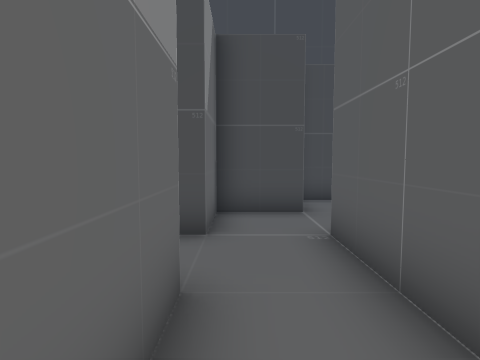
View 1 (above)

17 first-person views from a walk through a 3-D level made in the Unity game engine. The camera is 1.2 m above the floor, tilts 4° down and sees 80° across. The floor is counted in squares, 1 m on a side. Each view is taken from the middle of a square. On the plan, view 1 faces up. The plan holds only what a view shows up to about 13 squares ahead; the rest is blank. The place goes on beyond the plan. The player character is not drawn.

View 2
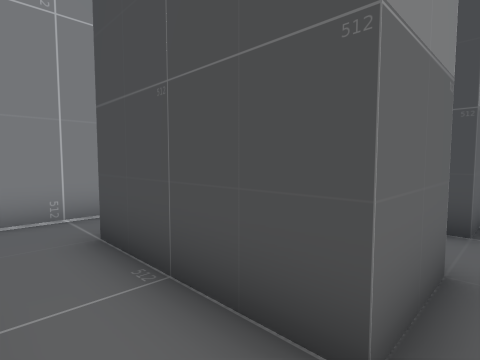

View 3
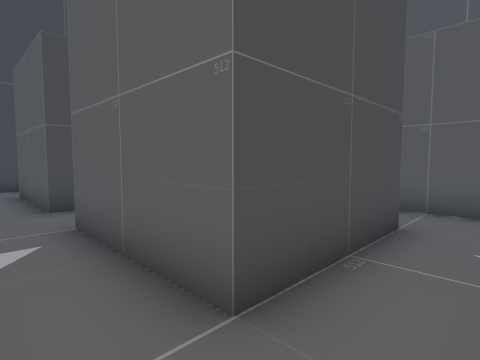

View 4
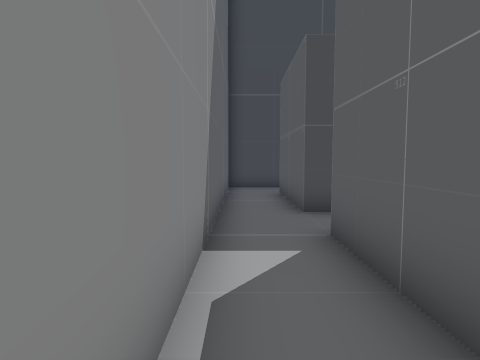

View 5
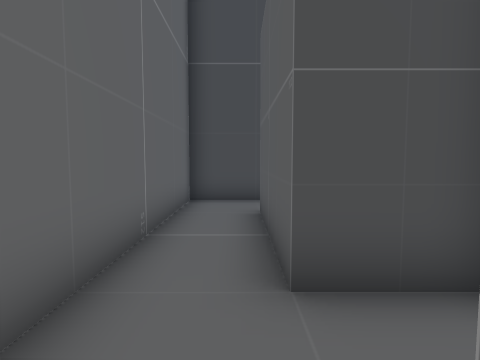

View 6
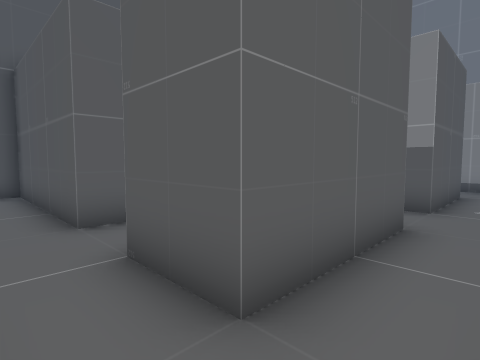

View 7
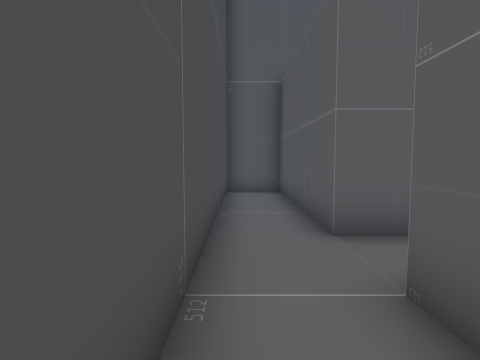

View 8
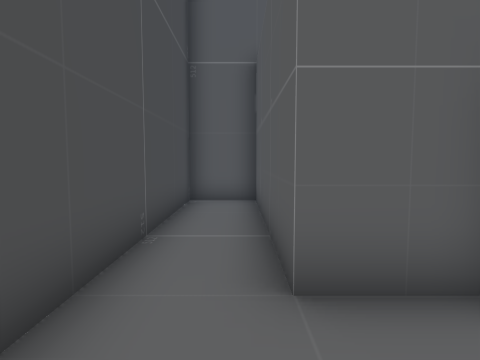

View 9
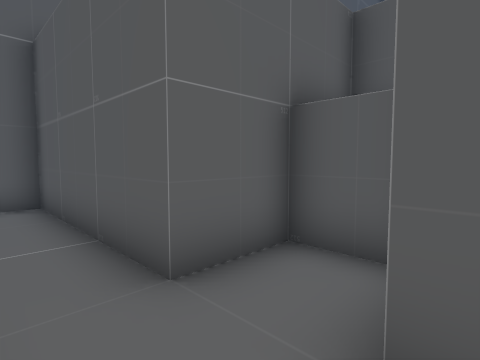

View 10
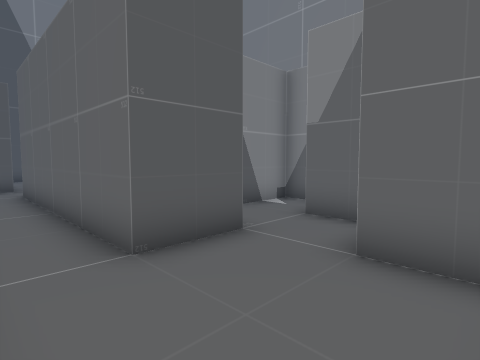

View 11
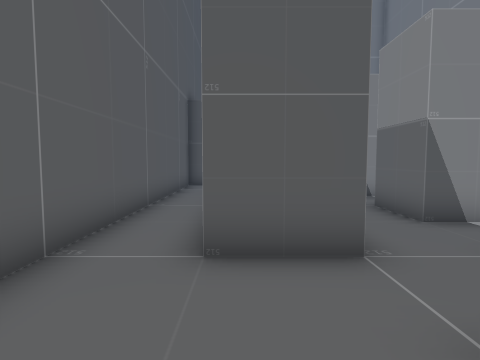

View 12
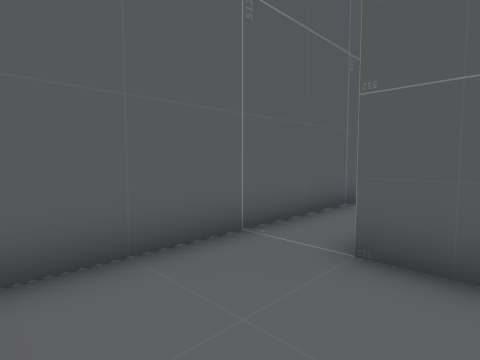

View 13
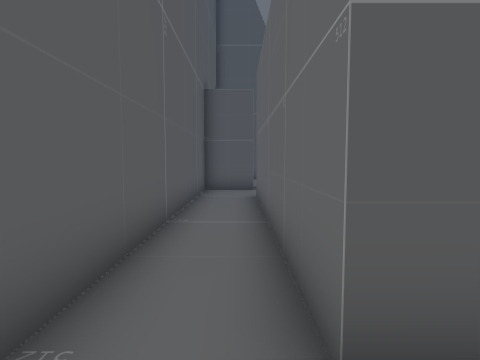

View 14
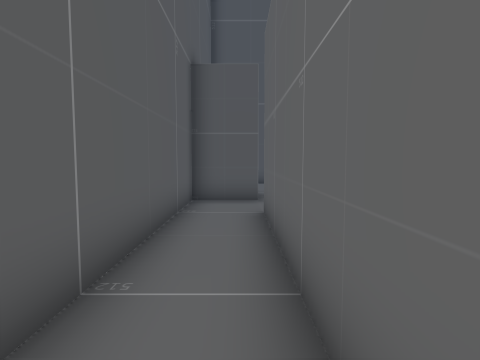

View 15
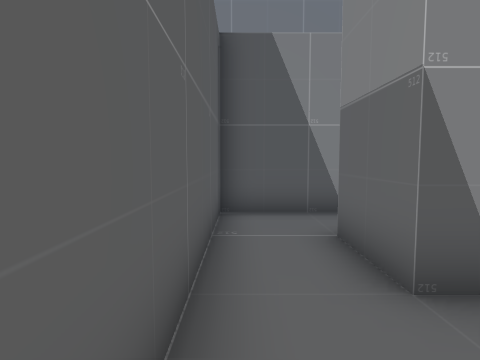

View 16
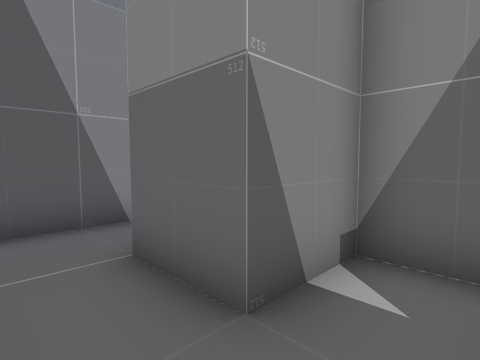

View 17
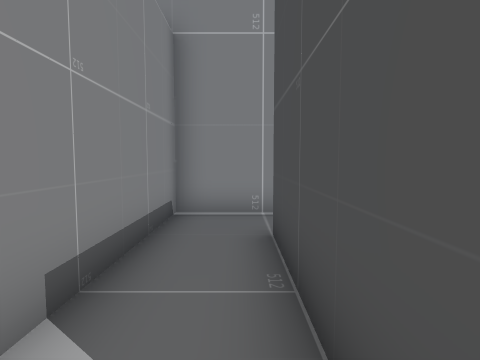

### Floor plan
Points are (right, up) in squares from view 1. A wall is a line through its corners. A room is listed if a view was taken in it or the views show most of it. See-through windows are left out.
Room 1 (views 1, 2, 3, 4, 5, 6, 7, 8, 9, 17)
walls: (-2.8, 6.5) (-4.5, 6.5) (-4.5, 10.5) (-2.5, 10.5); (-0.5, 2.5) (-0.5, 0.5) (-4.5, 0.5) (-4.5, 4.5) (-4, 4.5); (-2.5, 12.5) (-6.5, 12.5) (-6.5, -1.5) (1.5, -1.5) (1.5, 2.5)
ways out: opening at (0.5, 1.5) to room 2; opening at (-3.5, 11.5) to room 3
Room 2 (views 10, 11, 12, 13, 14, 15, 16)
walls: (1.5, 2.5) (1.5, 4.5) (3.5, 4.5) (3.5, -3.5); (1.5, 7.8) (1.5, 6.5) (-0.5, 6.5) (-0.5, 4.5) (-1, 4.5); (2.9, 8.5) (1.9, 8.5); (-2.5, 3.8) (-2.5, 2.5) (-0.5, 2.5); (3.4, -5.5) (5.4, -5.5) (5.4, 7.8)
ways out: opening at (0.5, 1.5) to room 1; opening at (2.5, -6.5)
Room 3 (no view inside)
walls: (-2, 8.5) (-0.5, 8.5) (-0.5, 10.5) (5.4, 10.5) (5.4, 12.5) (-2.5, 12.5)
ways out: opening at (-3.5, 11.5) to room 1

Where each view was taken, in squares from view 1:
view 1: 0 up, 0 right, facing up
view 2: 1 down, 0 right, facing up-left
view 3: 1 down, 6 left, facing up-right
view 4: 0 up, 6 left, facing up
view 5: 4 up, 5 left, facing up
view 6: 12 up, 6 left, facing down-right
view 7: 12 up, 5 left, facing right
view 8: 11 up, 3 left, facing right
view 9: 12 up, 3 left, facing down-right
view 10: 8 up, 5 right, facing down-left
view 11: 8 up, 3 right, facing down
view 12: 8 up, 2 right, facing down-right
view 13: 6 up, 4 right, facing down
view 14: 3 up, 4 right, facing down
view 15: 5 up, 1 right, facing down
view 16: 4 up, 1 right, facing down-left
view 17: 0 up, 0 right, facing left
